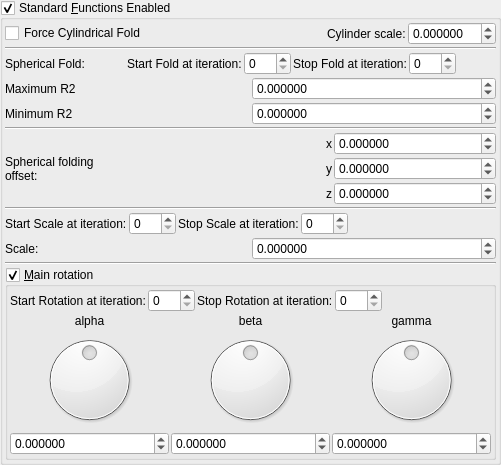
    <widget class="MyGroupBox" name="groupCheck_transf_function_enabledAy">
     <property name="title">
      <string>Standard &amp;Functions Enabled</string>
     </property>
     <property name="checkable">
      <bool>true</bool>
     </property>
     <layout class="QVBoxLayout" name="verticalLayout_12" stretch="0,0,0,0,0,0,0,0,0,0,0,0">
      <property name="spacing">
       <number>2</number>
      </property>
      <property name="leftMargin">
       <number>2</number>
      </property>
      <property name="topMargin">
       <number>2</number>
      </property>
      <property name="rightMargin">
       <number>2</number>
      </property>
      <property name="bottomMargin">
       <number>2</number>
      </property>
      <item>
       <layout class="QGridLayout" name="gridLayout_5">
        <item row="0" column="3">
         <widget class="MyDoubleSpinBox" name="spinbox_transf_scaleB_1">
          <property name="sizePolicy">
           <sizepolicy hsizetype="Minimum" vsizetype="Maximum">
            <horstretch>0</horstretch>
            <verstretch>0</verstretch>
           </sizepolicy>
          </property>
          <property name="prefix">
           <string/>
          </property>
          <property name="decimals">
           <number>6</number>
          </property>
          <property name="minimum">
           <double>-99.989999999999995</double>
          </property>
          <property name="singleStep">
           <double>0.100000000000000</double>
          </property>
         </widget>
        </item>
        <item row="0" column="1">
         <spacer name="horizontalSpacer">
          <property name="orientation">
           <enum>Qt::Horizontal</enum>
          </property>
          <property name="sizeHint" stdset="0">
           <size>
            <width>40</width>
            <height>20</height>
           </size>
          </property>
         </spacer>
        </item>
        <item row="0" column="0">
         <widget class="QCheckBox" name="checkBox_transf_function_enabled_false">
          <property name="text">
           <string>Force Cylindrical Fold</string>
          </property>
         </widget>
        </item>
        <item row="0" column="2">
         <widget class="QLabel" name="label_20">
          <property name="text">
           <string>Cylinder scale:</string>
          </property>
         </widget>
        </item>
       </layout>
      </item>
      <item>
       <layout class="QGridLayout" name="gridLayout_4"/>
      </item>
      <item>
       <widget class="Line" name="line_7">
        <property name="orientation">
         <enum>Qt::Horizontal</enum>
        </property>
       </widget>
      </item>
      <item>
       <layout class="QGridLayout" name="gridLayout_14">
        <item row="2" column="2">
         <widget class="QLabel" name="label_67">
          <property name="text">
           <string>Start Fold at iteration:</string>
          </property>
         </widget>
        </item>
        <item row="2" column="4">
         <widget class="QLabel" name="label_49">
          <property name="text">
           <string>Stop Fold at iteration:</string>
          </property>
         </widget>
        </item>
        <item row="2" column="6">
         <spacer name="horizontalSpacer_9">
          <property name="orientation">
           <enum>Qt::Horizontal</enum>
          </property>
          <property name="sizeHint" stdset="0">
           <size>
            <width>40</width>
            <height>2</height>
           </size>
          </property>
         </spacer>
        </item>
        <item row="2" column="1">
         <spacer name="horizontalSpacer_6">
          <property name="orientation">
           <enum>Qt::Horizontal</enum>
          </property>
          <property name="sizeHint" stdset="0">
           <size>
            <width>40</width>
            <height>2</height>
           </size>
          </property>
         </spacer>
        </item>
        <item row="2" column="0">
         <widget class="QLabel" name="label_21">
          <property name="text">
           <string>Spherical Fold:</string>
          </property>
         </widget>
        </item>
        <item row="2" column="3">
         <widget class="MySpinBox" name="spinboxInt_transf_start_iterations_M">
          <property name="sizePolicy">
           <sizepolicy hsizetype="Minimum" vsizetype="Maximum">
            <horstretch>0</horstretch>
            <verstretch>0</verstretch>
           </sizepolicy>
          </property>
          <property name="maximum">
           <number>999</number>
          </property>
         </widget>
        </item>
        <item row="2" column="5">
         <widget class="MySpinBox" name="spinboxInt_transf_stop_iterations_M">
          <property name="sizePolicy">
           <sizepolicy hsizetype="Minimum" vsizetype="Maximum">
            <horstretch>0</horstretch>
            <verstretch>0</verstretch>
           </sizepolicy>
          </property>
          <property name="maximum">
           <number>999</number>
          </property>
         </widget>
        </item>
       </layout>
      </item>
      <item>
       <layout class="QGridLayout" name="gridLayout_2">
        <item row="1" column="1">
         <widget class="MyDoubleSpinBox" name="spinbox_transf_minR2_p25">
          <property name="sizePolicy">
           <sizepolicy hsizetype="Minimum" vsizetype="Maximum">
            <horstretch>0</horstretch>
            <verstretch>0</verstretch>
           </sizepolicy>
          </property>
          <property name="prefix">
           <string/>
          </property>
          <property name="decimals">
           <number>6</number>
          </property>
          <property name="minimum">
           <double>-99.989999999999995</double>
          </property>
          <property name="singleStep">
           <double>0.100000000000000</double>
          </property>
         </widget>
        </item>
        <item row="0" column="0">
         <widget class="QLabel" name="label_16">
          <property name="text">
           <string>Maximum R2</string>
          </property>
         </widget>
        </item>
        <item row="1" column="0">
         <widget class="QLabel" name="label_47">
          <property name="text">
           <string>Minimum R2</string>
          </property>
         </widget>
        </item>
        <item row="0" column="1">
         <widget class="MyDoubleSpinBox" name="spinbox_transf_maxR2_1">
          <property name="sizePolicy">
           <sizepolicy hsizetype="Minimum" vsizetype="Maximum">
            <horstretch>0</horstretch>
            <verstretch>0</verstretch>
           </sizepolicy>
          </property>
          <property name="prefix">
           <string/>
          </property>
          <property name="decimals">
           <number>6</number>
          </property>
          <property name="minimum">
           <double>-99.989999999999995</double>
          </property>
          <property name="singleStep">
           <double>0.100000000000000</double>
          </property>
         </widget>
        </item>
       </layout>
      </item>
      <item>
       <widget class="Line" name="line_6">
        <property name="orientation">
         <enum>Qt::Horizontal</enum>
        </property>
       </widget>
      </item>
      <item>
       <layout class="QGridLayout" name="gridLayout_15">
        <property name="spacing">
         <number>2</number>
        </property>
        <item row="3" column="2">
         <widget class="MyDoubleSpinBox" name="spinbox3_mandelbox_offset_x">
          <property name="sizePolicy">
           <sizepolicy hsizetype="Minimum" vsizetype="Maximum">
            <horstretch>0</horstretch>
            <verstretch>0</verstretch>
           </sizepolicy>
          </property>
          <property name="prefix">
           <string/>
          </property>
          <property name="suffix">
           <string/>
          </property>
          <property name="decimals">
           <number>6</number>
          </property>
          <property name="minimum">
           <double>-99.989999999999995</double>
          </property>
          <property name="maximum">
           <double>99.989999999999995</double>
          </property>
          <property name="singleStep">
           <double>0.100000000000000</double>
          </property>
         </widget>
        </item>
        <item row="3" column="0" rowspan="3">
         <widget class="QLabel" name="label_15">
          <property name="text">
           <string>Spherical folding
offset:</string>
          </property>
         </widget>
        </item>
        <item row="4" column="1">
         <widget class="QLabel" name="label_116">
          <property name="sizePolicy">
           <sizepolicy hsizetype="Preferred" vsizetype="Preferred">
            <horstretch>0</horstretch>
            <verstretch>0</verstretch>
           </sizepolicy>
          </property>
          <property name="text">
           <string notr="true">y</string>
          </property>
          <property name="alignment">
           <set>Qt::AlignRight|Qt::AlignTrailing|Qt::AlignVCenter</set>
          </property>
         </widget>
        </item>
        <item row="5" column="1">
         <widget class="QLabel" name="label_117">
          <property name="sizePolicy">
           <sizepolicy hsizetype="Preferred" vsizetype="Preferred">
            <horstretch>0</horstretch>
            <verstretch>0</verstretch>
           </sizepolicy>
          </property>
          <property name="text">
           <string notr="true">z</string>
          </property>
          <property name="alignment">
           <set>Qt::AlignRight|Qt::AlignTrailing|Qt::AlignVCenter</set>
          </property>
         </widget>
        </item>
        <item row="3" column="1">
         <widget class="QLabel" name="label_115">
          <property name="sizePolicy">
           <sizepolicy hsizetype="Preferred" vsizetype="Preferred">
            <horstretch>0</horstretch>
            <verstretch>0</verstretch>
           </sizepolicy>
          </property>
          <property name="text">
           <string notr="true">x</string>
          </property>
          <property name="alignment">
           <set>Qt::AlignRight|Qt::AlignTrailing|Qt::AlignVCenter</set>
          </property>
         </widget>
        </item>
        <item row="4" column="2">
         <widget class="MyDoubleSpinBox" name="spinbox3_mandelbox_offset_y">
          <property name="sizePolicy">
           <sizepolicy hsizetype="Minimum" vsizetype="Maximum">
            <horstretch>0</horstretch>
            <verstretch>0</verstretch>
           </sizepolicy>
          </property>
          <property name="prefix">
           <string/>
          </property>
          <property name="suffix">
           <string/>
          </property>
          <property name="decimals">
           <number>6</number>
          </property>
          <property name="minimum">
           <double>-99.989999999999995</double>
          </property>
          <property name="maximum">
           <double>99.989999999999995</double>
          </property>
          <property name="singleStep">
           <double>0.100000000000000</double>
          </property>
         </widget>
        </item>
        <item row="5" column="2">
         <widget class="MyDoubleSpinBox" name="spinbox3_mandelbox_offset_z">
          <property name="sizePolicy">
           <sizepolicy hsizetype="Minimum" vsizetype="Maximum">
            <horstretch>0</horstretch>
            <verstretch>0</verstretch>
           </sizepolicy>
          </property>
          <property name="prefix">
           <string/>
          </property>
          <property name="suffix">
           <string/>
          </property>
          <property name="decimals">
           <number>6</number>
          </property>
          <property name="minimum">
           <double>-99.989999999999995</double>
          </property>
          <property name="maximum">
           <double>99.989999999999995</double>
          </property>
          <property name="singleStep">
           <double>0.100000000000000</double>
          </property>
         </widget>
        </item>
       </layout>
      </item>
      <item>
       <widget class="Line" name="line_14">
        <property name="orientation">
         <enum>Qt::Horizontal</enum>
        </property>
       </widget>
      </item>
      <item>
       <layout class="QGridLayout" name="gridLayout_13">
        <item row="1" column="2">
         <widget class="QLabel" name="label_48">
          <property name="text">
           <string>Stop Scale at iteration:</string>
          </property>
         </widget>
        </item>
        <item row="1" column="4">
         <spacer name="horizontalSpacer_5">
          <property name="orientation">
           <enum>Qt::Horizontal</enum>
          </property>
          <property name="sizeHint" stdset="0">
           <size>
            <width>40</width>
            <height>2</height>
           </size>
          </property>
         </spacer>
        </item>
        <item row="1" column="0">
         <widget class="QLabel" name="label_66">
          <property name="text">
           <string>Start Scale at iteration:</string>
          </property>
         </widget>
        </item>
        <item row="1" column="1">
         <widget class="MySpinBox" name="spinboxInt_transf_start_iterations_S">
          <property name="sizePolicy">
           <sizepolicy hsizetype="Minimum" vsizetype="Maximum">
            <horstretch>0</horstretch>
            <verstretch>0</verstretch>
           </sizepolicy>
          </property>
          <property name="maximum">
           <number>999</number>
          </property>
         </widget>
        </item>
        <item row="1" column="3">
         <widget class="MySpinBox" name="spinboxInt_transf_stop_iterations_S">
          <property name="sizePolicy">
           <sizepolicy hsizetype="Minimum" vsizetype="Maximum">
            <horstretch>0</horstretch>
            <verstretch>0</verstretch>
           </sizepolicy>
          </property>
          <property name="maximum">
           <number>999</number>
          </property>
         </widget>
        </item>
       </layout>
      </item>
      <item>
       <layout class="QGridLayout" name="gridLayout_30">
        <property name="spacing">
         <number>2</number>
        </property>
        <item row="1" column="0">
         <widget class="QLabel" name="label_140">
          <property name="text">
           <string>Scale:</string>
          </property>
         </widget>
        </item>
        <item row="1" column="1">
         <widget class="MyDoubleSpinBox" name="spinbox_mandelbox_scale">
          <property name="sizePolicy">
           <sizepolicy hsizetype="Minimum" vsizetype="Maximum">
            <horstretch>0</horstretch>
            <verstretch>0</verstretch>
           </sizepolicy>
          </property>
          <property name="prefix">
           <string/>
          </property>
          <property name="decimals">
           <number>6</number>
          </property>
          <property name="minimum">
           <double>-99.989999999999995</double>
          </property>
          <property name="singleStep">
           <double>0.100000000000000</double>
          </property>
         </widget>
        </item>
       </layout>
      </item>
      <item>
       <widget class="Line" name="line_13">
        <property name="orientation">
         <enum>Qt::Horizontal</enum>
        </property>
       </widget>
      </item>
      <item>
       <widget class="MyGroupBox" name="groupCheck_mandelbox_main_rotation_enabled">
        <property name="title">
         <string>&amp;Main rotation</string>
        </property>
        <property name="checkable">
         <bool>true</bool>
        </property>
        <layout class="QVBoxLayout" name="verticalLayout_3" stretch="0,0">
         <property name="spacing">
          <number>2</number>
         </property>
         <property name="leftMargin">
          <number>2</number>
         </property>
         <property name="topMargin">
          <number>2</number>
         </property>
         <property name="rightMargin">
          <number>2</number>
         </property>
         <property name="bottomMargin">
          <number>2</number>
         </property>
         <item>
          <layout class="QGridLayout" name="gridLayout">
           <item row="0" column="1">
            <widget class="MySpinBox" name="spinboxInt_transf_start_iterations_R">
             <property name="sizePolicy">
              <sizepolicy hsizetype="Minimum" vsizetype="Maximum">
               <horstretch>0</horstretch>
               <verstretch>0</verstretch>
              </sizepolicy>
             </property>
             <property name="maximum">
              <number>999</number>
             </property>
            </widget>
           </item>
           <item row="0" column="2">
            <widget class="QLabel" name="label_248">
             <property name="text">
              <string>Stop Rotation at iteration:</string>
             </property>
            </widget>
           </item>
           <item row="0" column="4">
            <widget class="MySpinBox" name="spinboxInt_transf_stop_iterations_R">
             <property name="sizePolicy">
              <sizepolicy hsizetype="Minimum" vsizetype="Maximum">
               <horstretch>0</horstretch>
               <verstretch>0</verstretch>
              </sizepolicy>
             </property>
             <property name="maximum">
              <number>999</number>
             </property>
            </widget>
           </item>
           <item row="0" column="0">
            <widget class="QLabel" name="label_249">
             <property name="text">
              <string>Start Rotation at iteration:</string>
             </property>
            </widget>
           </item>
           <item row="0" column="5">
            <spacer name="horizontalSpacer_36">
             <property name="orientation">
              <enum>Qt::Horizontal</enum>
             </property>
             <property name="sizeHint" stdset="0">
              <size>
               <width>40</width>
               <height>2</height>
              </size>
             </property>
            </spacer>
           </item>
          </layout>
         </item>
         <item>
          <layout class="QGridLayout" name="gridLayout_10">
           <item row="1" column="0">
            <widget class="QDial" name="dial3_mandelbox_rotation_main_x">
             <property name="minimum">
              <number>-18000</number>
             </property>
             <property name="maximum">
              <number>18000</number>
             </property>
             <property name="wrapping">
              <bool>true</bool>
             </property>
            </widget>
           </item>
           <item row="0" column="2">
            <widget class="QLabel" name="label_18">
             <property name="text">
              <string notr="true">gamma</string>
             </property>
             <property name="alignment">
              <set>Qt::AlignCenter</set>
             </property>
            </widget>
           </item>
           <item row="1" column="1">
            <widget class="QDial" name="dial3_mandelbox_rotation_main_y">
             <property name="minimum">
              <number>-18000</number>
             </property>
             <property name="maximum">
              <number>18000</number>
             </property>
             <property name="wrapping">
              <bool>true</bool>
             </property>
            </widget>
           </item>
           <item row="1" column="2">
            <widget class="QDial" name="dial3_mandelbox_rotation_main_z">
             <property name="minimum">
              <number>-18000</number>
             </property>
             <property name="maximum">
              <number>18000</number>
             </property>
             <property name="wrapping">
              <bool>true</bool>
             </property>
            </widget>
           </item>
           <item row="2" column="1">
            <widget class="MyDoubleSpinBox" name="spinboxd3_mandelbox_rotation_main_y">
             <property name="sizePolicy">
              <sizepolicy hsizetype="Minimum" vsizetype="Maximum">
               <horstretch>0</horstretch>
               <verstretch>0</verstretch>
              </sizepolicy>
             </property>
             <property name="prefix">
              <string/>
             </property>
             <property name="suffix">
              <string/>
             </property>
             <property name="decimals">
              <number>6</number>
             </property>
             <property name="minimum">
              <double>-180.000000000000000</double>
             </property>
             <property name="maximum">
              <double>180.000000000000000</double>
             </property>
             <property name="singleStep">
              <double>1.000000000000000</double>
             </property>
            </widget>
           </item>
           <item row="0" column="0">
            <widget class="QLabel" name="label_17">
             <property name="text">
              <string notr="true">alpha</string>
             </property>
             <property name="alignment">
              <set>Qt::AlignCenter</set>
             </property>
            </widget>
           </item>
           <item row="0" column="1">
            <widget class="QLabel" name="label_19">
             <property name="text">
              <string notr="true">beta</string>
             </property>
             <property name="alignment">
              <set>Qt::AlignCenter</set>
             </property>
            </widget>
           </item>
           <item row="2" column="2">
            <widget class="MyDoubleSpinBox" name="spinboxd3_mandelbox_rotation_main_z">
             <property name="sizePolicy">
              <sizepolicy hsizetype="Minimum" vsizetype="Maximum">
               <horstretch>0</horstretch>
               <verstretch>0</verstretch>
              </sizepolicy>
             </property>
             <property name="prefix">
              <string/>
             </property>
             <property name="suffix">
              <string/>
             </property>
             <property name="decimals">
              <number>6</number>
             </property>
             <property name="minimum">
              <double>-180.000000000000000</double>
             </property>
             <property name="maximum">
              <double>180.000000000000000</double>
             </property>
             <property name="singleStep">
              <double>1.000000000000000</double>
             </property>
            </widget>
           </item>
           <item row="2" column="0">
            <widget class="MyDoubleSpinBox" name="spinboxd3_mandelbox_rotation_main_x">
             <property name="sizePolicy">
              <sizepolicy hsizetype="Minimum" vsizetype="Maximum">
               <horstretch>0</horstretch>
               <verstretch>0</verstretch>
              </sizepolicy>
             </property>
             <property name="prefix">
              <string/>
             </property>
             <property name="suffix">
              <string/>
             </property>
             <property name="decimals">
              <number>6</number>
             </property>
             <property name="minimum">
              <double>-180.000000000000000</double>
             </property>
             <property name="maximum">
              <double>180.000000000000000</double>
             </property>
             <property name="singleStep">
              <double>1.000000000000000</double>
             </property>
            </widget>
           </item>
          </layout>
         </item>
        </layout>
       </widget>
      </item>
     </layout>
    </widget>
